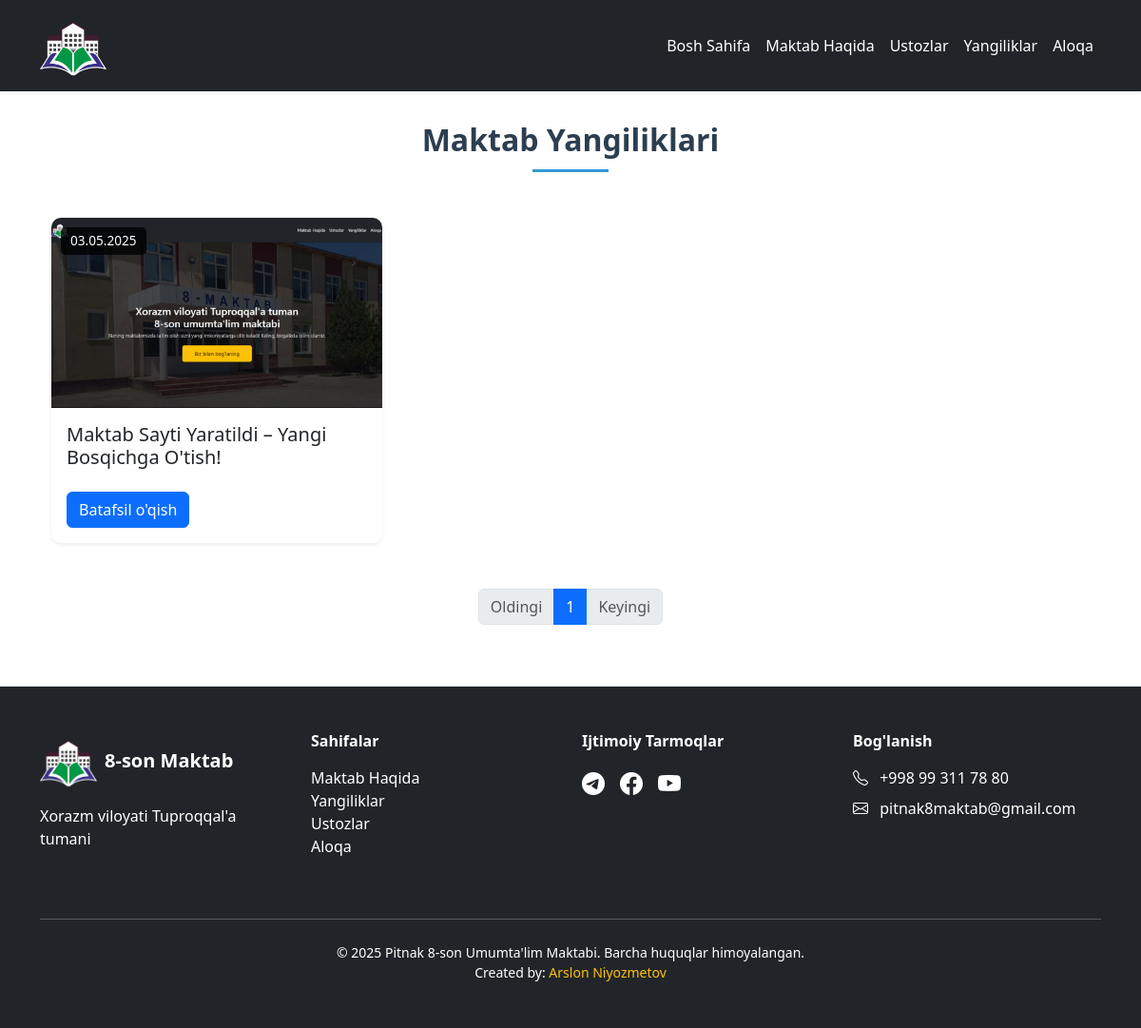
Page /news/ on the committed database.
### home/models.py (models this page shows, shortened)
class News(models.Model):
    title = models.CharField(max_length=200, verbose_name="Sarlavha")
    content = models.TextField(verbose_name="Matn")
    views = models.PositiveIntegerField(default=0)
    image = models.ImageField(upload_to='news_images/', verbose_name="Rasm")
    date_posted = models.DateTimeField(default=timezone.now, verbose_name="Sana")
    slug = models.SlugField(max_length=200, unique=True, blank=True)
    class Meta:
        verbose_name = "Yangilik"
        verbose_name_plural = "Yangiliklar"
        ordering = ['-date_posted']

### home/views.py (the view)
# urls.py: path('news/', news_list, name='news'),
def news_list(request):
    news_items = News.objects.all().order_by('-date_posted')
    paginator = Paginator(news_items, 6)  # Sahifada 6 ta yangilik
    page_number = request.GET.get('page')
    page_obj = paginator.get_page(page_number)
    return render(request, 'news.html', {'page_obj': page_obj})

### templates/news.html (shortened to what this page needs)
{% extends 'base.html' %}
{% load static %}
{% block content %}
<link href="{% static 'main/css/news.css' %}" rel="stylesheet">
<main style="padding-top: 80px;">
    <h2 class="text-center mb-5 section-title fw-bold">Maktab Yangiliklari</h2>
</main>
<div class="container">
    <div class="row g-4">
        {% for news in page_obj %}
        <div class="col-md-6 col-lg-4">
            <div class="card h-100 news-card shadow-sm">
                <div class="news-img-container">
                    <img alt="{{ news.title }}" class="card-img-top" src="{{ news.image.url }}">
                    <span class="news-date">{{ news.date_posted|date:"d.m.Y" }}</span>
                </div>
                <div class="card-body">
                    <h5 class="card-title mb-4">{{ news.title }}</h5>
                    <a class="btn btn-primary" href="{% url 'news_detail' news.slug %}">Batafsil o'qish</a>
                </div>
            </div>
        </div>
        {% endfor %}
    </div>
</div>
{% include 'pagination.html' %}
{% endblock %}

### static/main/css/main.css (style rules this page uses)
body { display: flex; flex-direction: column; min-height: 100vh; background-color: #ffff; }
main { flex: 1; }
.hero_title, .hero_text, .btn { animation: fadeIn 1s ease-out forwards; opacity: 0; }
.btn { animation-delay: 1.5s; }
.card, .img-fluid, .text-center { animation: fadeInUp 1s ease-out forwards; opacity: 0; }
.card { animation-delay: 0.5s; }
.text-center { animation-delay: 1.5s; }

### static/main/css/style.css (style rules this page uses)
a { text-decoration: none; color: #333; font-weight: 500; }

### static/main/css/news.css (style rules this page uses)
.section-title { color: #2c3e50; position: relative; padding-bottom: 15px; font-weight: bold; }
.section-title::after { content: ''; position: absolute; bottom: 0; left: 50%; transform: translateX(-50%); width: 80px; height: 3px; background-color: #3498db; }
.news-card { border: none; border-radius: 10px; transition: transform 0.3s ease, box-shadow 0.3s ease; }
.news-img-container { position: relative; height: 200px; overflow: hidden; border-top-left-radius: 10px; border-top-right-radius: 10px; }
.news-img-container img { width: 100%; height: 100%; object-fit: cover; transition: transform 0.5s ease; }
.news-date { position: absolute; top: 10px; left: 10px; background-color: rgba(0, 0, 0, 0.8); color: #fff; padding: 4px 10px; border-radius: 5px; font-size: 0.85rem; font-weight: 500; z-index: 2; }

### rows in the picture
News: image (picture), date_posted "03.05.2025", title "Maktab Sayti Yaratildi – Yangi Bosqichga O'tish!"

### other values in the picture
{{ num }} "1"
